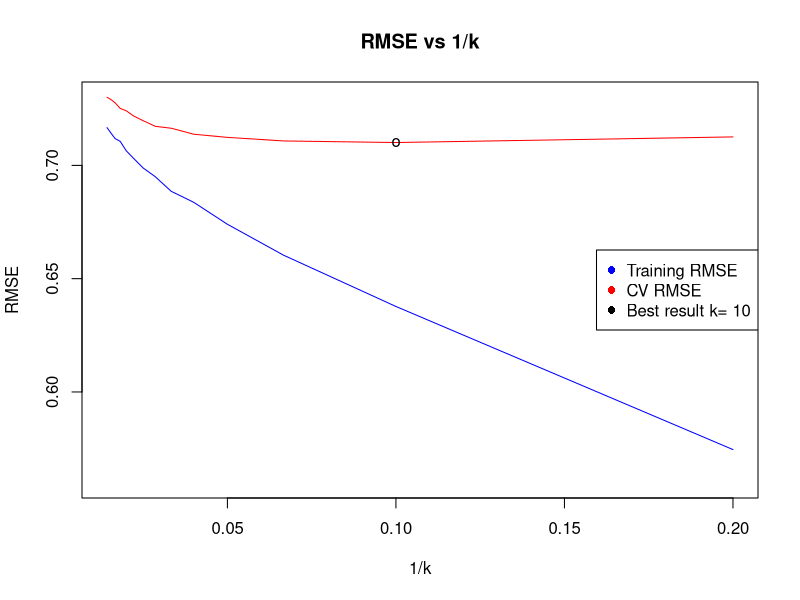

The R source for this figure:
## ---- chunk 1
# Clear workspace, install library & import data
library("caret")
library("Metrics")
set.seed(1234)

rm(list = ls())

data.trn <- read.csv("wineq_train.csv", stringsAsFactors=F)
## ---- chunk 2
str(data.trn)
## ---- chunk 3
## Calculate RMSE for different values of k
ctrl <- trainControl(method="cv", number=10) #10 fold cross validation

K <- seq(5, 70, by=5)

model <- train(quality ~ .,
               method = "knn",
               trControl = ctrl,
               preProcess = c("center","scale"),
               tuneGrid = data.frame(k=K),
               data = data.trn)

#print(model)
#plot(model)

train_rmse <- rep(NA, length(K))
i <- 1
for (k in model$results$k){
  modelCV <- train(quality ~ .,
                 method = "knn",
                 trControl = ctrl,
                 preProcess = c("center","scale"),
                 tuneGrid = data.frame(k=k),
                 data = data.trn)
  predictions_train <- predict(modelCV, newdata = data.trn)
  train_rmse[i] <- rmse(data.trn$quality, predictions_train)
  i <- i + 1
}
## ---- chunk 4
## Plot RMSE vs 1/k
plot(1/model$results$k, model$results$RMSE, type = "l", xlab = "1/k", ylab = "RMSE", main = "RMSE vs 1/k", col="red", ylim=c(0.56,0.73))
points(1/K, train_rmse, type = "l", pch = 16, col = "blue")

best_k = model$bestTune$k
index = which.min(model$results$RMSE)
points(1/best_k, model$results$RMSE[index], pch = "o", col = "black")
legend("right", legend = c("Training RMSE", "CV RMSE", paste("Best result k=", best_k)), col = c("blue", "red", "black"), pch = 16)
